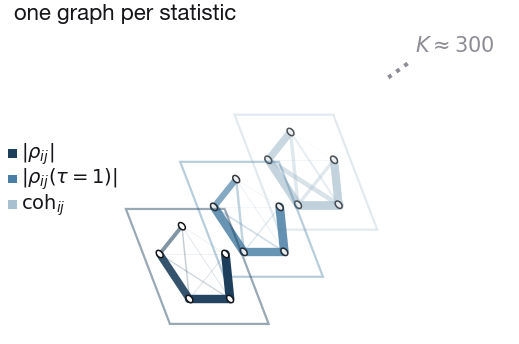

The script that saved this image:
"""Fig 1, panel (c): the same stack, read as graphs.

Deliberately the same geometry, the same three layer colours and the same depth
cue as panel (b). The point of the rhyme: a stack of K matrices IS a stack of K
weighted graphs, so an edge in this model is not a scalar but a K-vector. Every
later figure depends on the reader having accepted that here.
"""
import sys
from pathlib import Path

import matplotlib.pyplot as plt
import numpy as np
from matplotlib.transforms import Affine2D

sys.path.insert(0, str(Path(__file__).resolve().parents[2]))
from figures import style
from figures.fig1_data import series, spi_matrices

style.use()
x = series()
S = spi_matrices(x)
keys = ["cov", "lag1", "coh"]
M = x.shape[0]

# Pentagon layout: every one of the 10 pairs gets a visible, non-overlapping
# chord. A left-to-right chain would hide the pairs the vocabulary is about.
ang = np.pi / 2 + np.arange(M) * 2 * np.pi / M
P = np.c_[2.5 + 1.75 * np.cos(ang), 2.5 + 1.75 * np.sin(ang)]

fig, ax = plt.subplots(figsize=(3.3, 2.05))
style.bare(ax)
SKEW, DX, DY = -24, 2.75, 2.05
ALPHA = [1.0, 0.86, 0.72]

for d, k in enumerate(keys):
    z = d
    tr = Affine2D().skew_deg(SKEW, 0).translate(z * DX, z * DY) + ax.transData
    A = np.nan_to_num(S[k])
    v = A[np.triu_indices(M, 1)]
    lo, hi = v.min(), v.max()
    ax.add_patch(plt.Rectangle((0, 0), M, M, fill=False, lw=0.8,
                               edgecolor=style.LAYERS[d], zorder=10 - z,
                               transform=tr, alpha=0.45 * ALPHA[d]))
    for i in range(M):
        for j in range(i + 1, M):
            w = (A[i, j] - lo) / (hi - lo + 1e-9)
            ax.plot(P[[i, j], 0], P[[i, j], 1], transform=tr,
                    color=style.LAYERS[d], lw=0.25 + 2.9 * w ** 2.4,
                    alpha=ALPHA[d] * (0.10 + 0.90 * w ** 1.8), zorder=10 - z,
                    solid_capstyle="round")
    for i in range(M):
        ax.add_patch(plt.Circle(P[i], 0.16, facecolor=style.PAPER,
                                edgecolor=style.INK, lw=0.55,
                                zorder=10 - z + 0.5, transform=tr,
                                alpha=ALPHA[d]))

for d, k in enumerate(keys):
    ly = 7.4 - 1.1 * d
    ax.add_patch(plt.Rectangle((-8.2, ly - 0.19), 0.46, 0.38,
                               facecolor=style.LAYERS[d], edgecolor="none",
                               zorder=20))
ax.text(-7.55, 7.4, r"$|\rho_{ij}|$", fontsize=7, va="center", zorder=20)
ax.text(-7.55, 6.3, r"$|\rho_{ij}(\tau{=}1)|$", fontsize=7, va="center", zorder=20)
ax.text(-7.55, 5.2, r"$\mathrm{coh}_{ij}$", fontsize=7, va="center", zorder=20)

ax.text(11.3, 11.4, "...", fontsize=13, color=style.GREY,
        ha="center", va="center", rotation=36)
ax.text(12.4, 12.1, r"$K \approx 300$", fontsize=7.5, color=style.GREY,
        ha="left", va="center")
ax.set_xlim(-8.4, 17.5)
ax.set_ylim(-0.7, 13.0)
ax.set_title("one graph per statistic", pad=2, fontsize=8, loc="left", x=0.02)
fig.savefig(Path(__file__).parent / "p1c.png")
print("wrote p1c.png")
